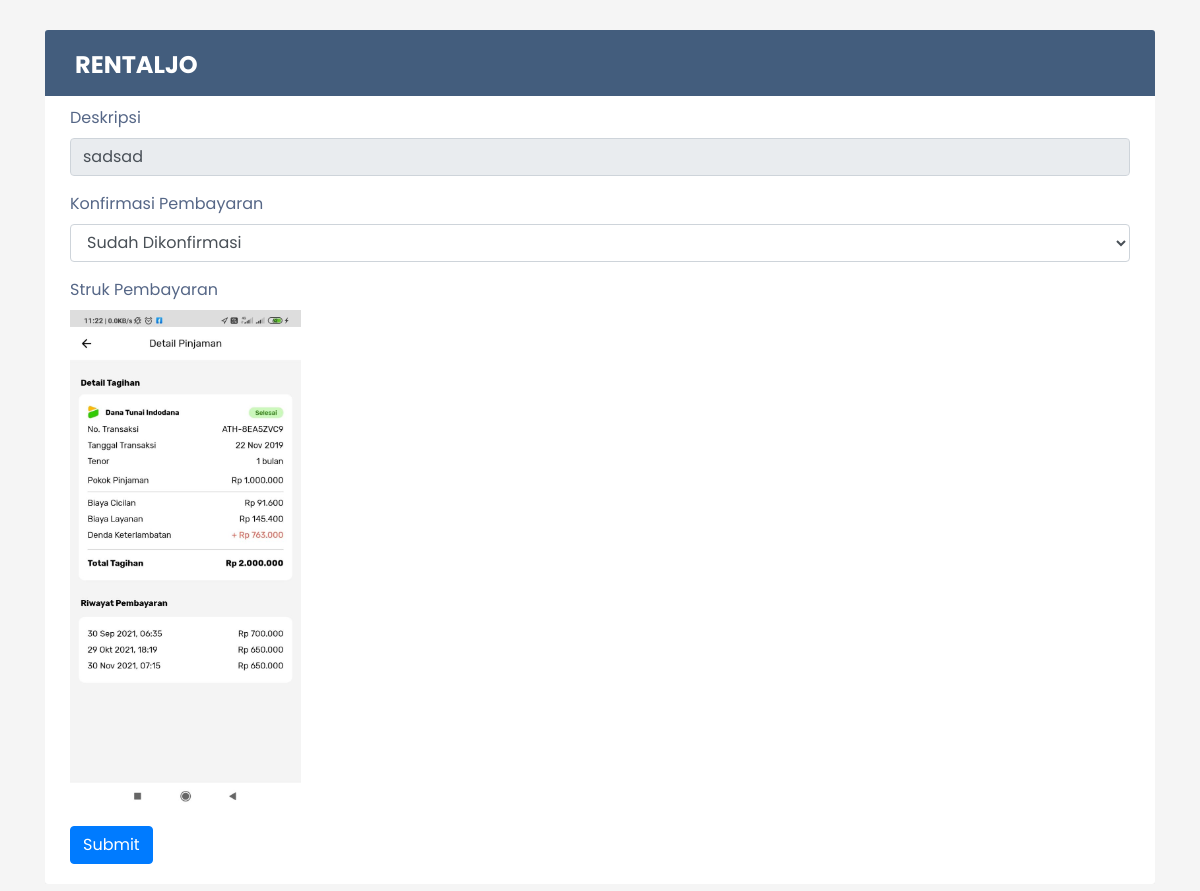
The app's page /Admin/bayar.php?menu_upd=124 with its own data.
### tables this page shows
CREATE TABLE `tb_sewa` (
  `id_sewa` int(10) NOT NULL,
  `id_customer` int(10) NOT NULL,
  `id_motor` int(10) NOT NULL,
  `tgl_pinjam` date NOT NULL,
  `tgl_kembali` date NOT NULL,
  `jaminan` varchar(30) NOT NULL,
  `metode_pembayaran` varchar(30) NOT NULL,
  `total_bayar` varchar(30) NOT NULL,
  `status` varchar(30) NOT NULL,
  `denda` varchar(30) NOT NULL
);

CREATE TABLE `tb_transaksi` (
  `id_transaksi` int(11) NOT NULL,
  `id_sewa` int(11) NOT NULL,
  `gambar` text NOT NULL,
  `deskripsi` varchar(255) NOT NULL,
  `konfirmasi` varchar(30) DEFAULT NULL
);

### Admin/bayar.php (the view, shortened to what this page needs)
<!DOCTYPE html>
<html lang="en">
<head>
    <link rel="stylesheet" href="https://stackpath.bootstrapcdn.com/bootstrap/4.5.0/css/bootstrap.min.css">
    <link rel="stylesheet" href="https://maxcdn.bootstrapcdn.com/font-awesome/4.7.0/css/font-awesome.min.css">
    <link rel="stylesheet" href="css/style.css">
</head>
<body>
    <div class="content-wrapper">
        <div class="container-xl">
            <div class="table-responsive">
                <div class="table-wrapper">
                    <div class="table-title">
                        <div class="row">
                            <div class="col-sm-6">
                                <h2><b>RENTALJO</b></h2>
                            </div>
                        </div>
                    </div>
                    <?php
                    $servername = "localhost";
                    $username = "root";
                    $password = "";
                    $dbname = "db_rental_motor";
                    $conn = new mysqli($servername, $username, $password, $dbname);
                    if (isset($_GET['menu_upd'])) {
                        $sql = "SELECT tb_sewa.*, tb_customer.nama_customer, tb_motor.merk, tb_transaksi.deskripsi, tb_transaksi.konfirmasi, tb_transaksi.gambar FROM tb_sewa
                                JOIN tb_customer ON tb_sewa.id_customer = tb_customer.id_customer
                                JOIN tb_motor ON tb_sewa.id_motor = tb_motor.id_motor
                                JOIN tb_transaksi ON tb_sewa.id_sewa = tb_transaksi.id_sewa
                                WHERE tb_sewa.id_sewa = $_GET[menu_upd]";
                        $result = mysqli_query($conn, $sql);
                        $row = mysqli_fetch_assoc($result);
                    } else {
                        echo "Invalid request.";
                        exit();
                    }
                    ?>
                    <form method="post">
                        <div class="form-group">
                            <label>Deskripsi</label>
                            <input type="text" value="<?php echo $row['deskripsi']; ?>" readonly name="deskripsi" class="form-control" required>
                        </div>
                        <div class="form-group">
                            <label>Konfirmasi Pembayaran</label>
                            <select name="konfirmasi" class="form-control" required>
                                <option value="Sudah Dikonfirmasi" <?php if ($row['konfirmasi'] == 'Sudah Dikonfirmasi') echo 'selected'; ?>>Sudah Dikonfirmasi</option>
                            </select>
                        </div>
                        <div class="form-group">
                            <label>Struk Pembayaran</label>
                            <br>
                            <img style="height:500px; width 500px" src="../uploads/<?php echo $row['gambar']; ?>" alt="Gambar Transaksi" class="img-fluid">
                        </div>
                        <button type="submit" class="btn btn-primary" name="submit">Submit</button>
                    </form>
                </div>
            </div>
        </div>
    </div>
</body>
</html>

### Admin/css/style.css (style rules this page uses)
body { color: #566787; background: #f5f5f5; font-family: 'Poppins', sans-serif; font-size: 16px; }
.table-responsive { margin: 30px 0; }
.table-wrapper { background: #fff; padding: 20px 25px; border-radius: 3px; min-width: 1000px; box-shadow: 0 1px 1px rgba(0,0,0,.05); }
.table-title { padding-bottom: 15px; background: #435d7d; color: #fff; padding: 16px 30px; min-width: 100%; margin: -20px -25px 10px; border-radius: 3px 3px 0 0; }
.table-title h2 { margin: 5px 0 0; font-size: 24px; }
form label { font-size: 1rem; font-weight: normal; }

### records on screen
tb_sewa: deskripsi "sadsad", tb_transaksi.gambar (picture)
tb_transaksi: konfirmasi "Sudah Dikonfirmasi"
